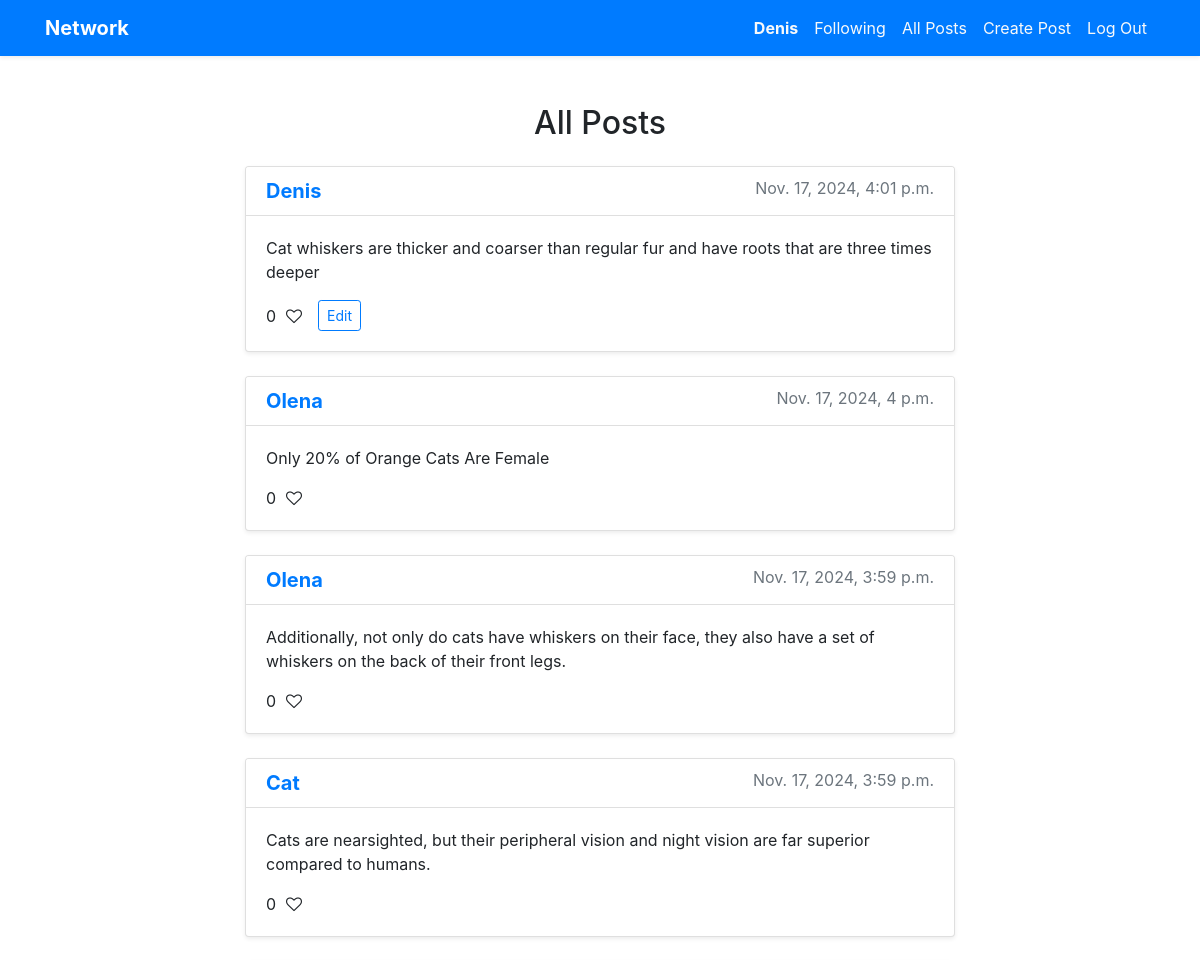
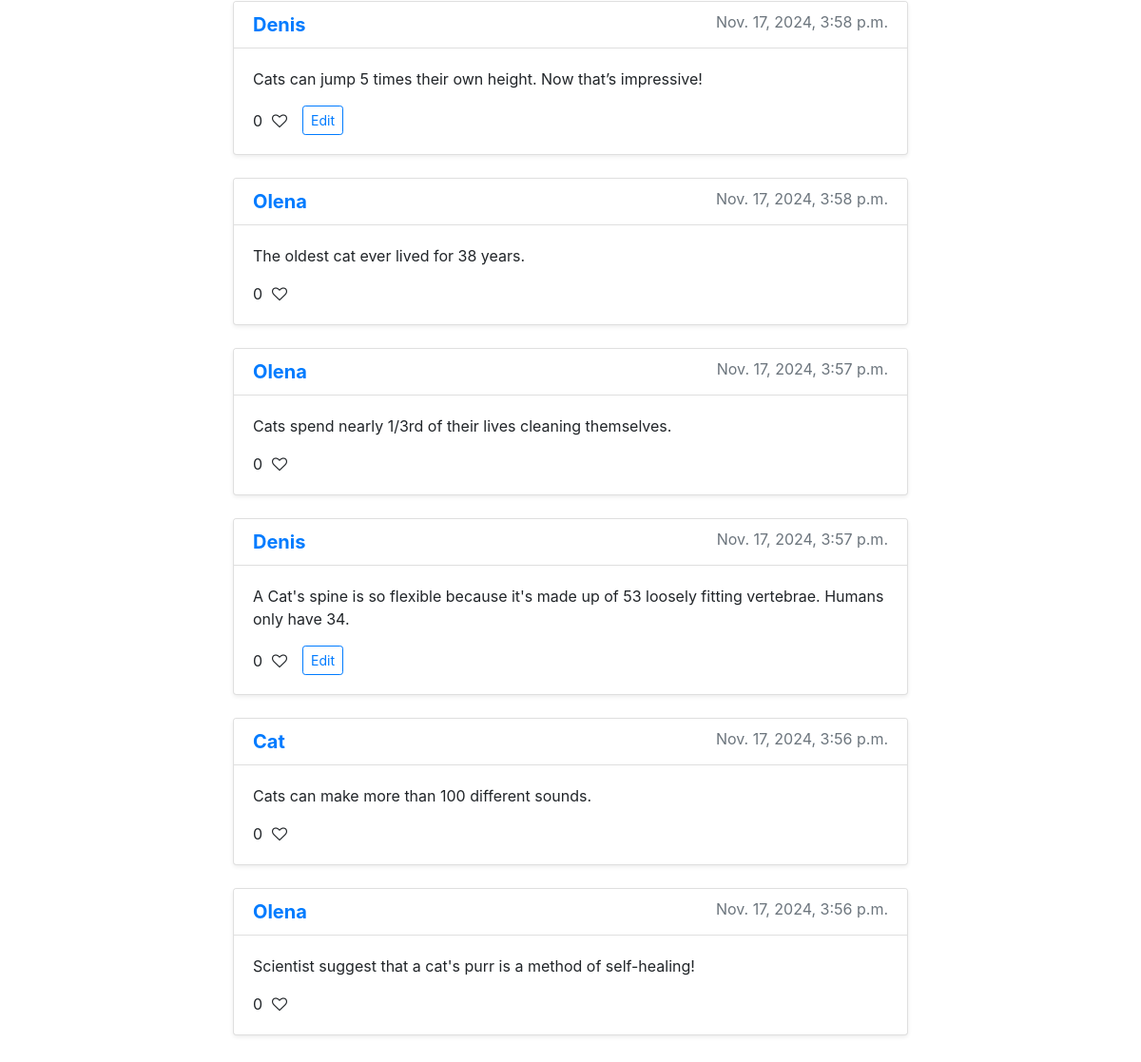
Screenshot of / (signed in) with the database file from the repository (2 pictures, top to bottom).
### network/models.py (models this page shows, shortened)
class User(AbstractUser):
    pass

class Post(models.Model):
    user = models.ForeignKey(User, on_delete=models.CASCADE, related_name="posts")
    content = models.TextField()
    timestamp = models.DateTimeField(auto_now_add=True)
    def like_count(self):
        return self.likes.count()

### network/views.py (the view)
# urls.py: path("", views.index, name="index"),
def index(request):
    posts_list = Post.objects.all().order_by("-timestamp")
    paginator = Paginator(posts_list, 10)
    page_number = request.GET.get('page')
    posts = paginator.get_page(page_number)
    liked_posts = [post.id for post in posts if post.likes.filter(user=request.user).exists()] if request.user.is_authenticated else []
    return render(request, "network/index.html", {
        "posts": posts,
        "liked_posts": liked_posts,
    })

### network/templates/network/index.html (shortened to what this page needs)
{% extends "network/layout.html" %}
{% load static %}
{% block body %}
    <div class="container mt-5">
        <h2 class="text-center mb-4">All Posts</h2>
        <div class="row justify-content-center">
            {% for post in posts %}
                <div class="col-md-8 post mb-4">
                    <div class="card shadow-sm">
                        <div class="card-header bg-white">
                            <h5 class="card-title mb-0">
                                <a href="{% url 'profile' post.user.id %}" class="text-primary font-weight-bold">
                                    {{ post.user.username }}
                                </a>
                                <small class="text-muted float-right">{{ post.timestamp }}</small>
                            </h5>
                        </div>
                        <div class="card-body">
                            <p id="post-content-{{ post.id }}" class="card-text">{{ post.content }}</p>
                            <div class="d-flex align-items-center mt-3">
                                <div class="like-section mr-3">
                                    <span id="like-count-{{ post.id }}" class="like-count">{{ post.like_count }}</span>
                                    <i class="fa {% if post.id in liked_posts %}fa-heart{% else %}fa-heart-o{% endif %} like-icon" data-post-id="{{ post.id }}"></i>
                                </div>
                                {% if user.is_authenticated and post.user == user %}
                                    <button class="btn btn-sm btn-outline-primary edit-button" data-post-id="{{ post.id }}">Edit</button>
                                {% endif %}
                            </div>
                        </div>
                    </div>
                </div>
            {% empty %}
                <div class="col-md-8">
                    <p class="text-center text-muted">No posts yet.</p>
                </div>
            {% endfor %}
        </div>
    </div>
{% endblock %}

### network/templates/network/layout.html (shortened to what this page needs)
{% load static %}
<!DOCTYPE html>
<html lang="en">
    <head>
        <link rel="stylesheet" href="https://stackpath.bootstrapcdn.com/bootstrap/4.4.1/css/bootstrap.min.css">
        <link href="{% static 'network/styles.css' %}" rel="stylesheet">
        <link rel="stylesheet" href="https://cdnjs.cloudflare.com/ajax/libs/font-awesome/4.7.0/css/font-awesome.min.css">
    </head>
    <body>
        <nav class="navbar navbar-expand-lg navbar-dark bg-primary shadow-sm">
            <div class="container">
                <a class="navbar-brand font-weight-bold" href="{% url 'index' %}">Network</a>
                <div class="collapse navbar-collapse" id="navbarNav">
                    <ul class="navbar-nav ml-auto">
                        {% if user.is_authenticated %}
                            <li class="nav-item">
                                <a class="nav-link text-light" href="{% url 'profile' user.id %}">
                                    <strong>{{ user.username }}</strong>
                                </a>
                            </li>
                            <li class="nav-item">
                                <a class="nav-link text-light" href="{% url 'following_posts' %}">Following</a>
                            </li>
                        {% endif %}
                        <li class="nav-item">
                            <a class="nav-link text-light" href="{% url 'all_posts' %}">All Posts</a>
                        </li>
                        {% if user.is_authenticated %}
                            <li class="nav-item">
                                <a class="nav-link text-light" href="{% url 'create_post' %}">Create Post</a>
                            </li>
                            <li class="nav-item">
                                <a class="nav-link text-light" href="{% url 'logout' %}">Log Out</a>
                            </li>
                        {% endif %}
                    </ul>
                </div>
            </div>
        </nav>
        <div class="container mt-5">
            {% block body %}
            {% endblock %}
        </div>
    </body>
</html>

### network/static/network/styles.css (style rules this page uses)
.like-section { display: flex; align-items: center; }
.like-icon { font-size: 24px; margin-left: 10px; cursor: pointer; transition: color 0.3s ease; }

### rows the page displays
User: username "Denis"
Post: user.username "Denis", timestamp "Nov. 17, 2024, 4:01 p.m.", content "Cat whiskers are thicker and coarser than regular fur and have roots that are three times deeper", like_count "0"
Post: user.username "Olena", timestamp "Nov. 17, 2024, 4 p.m.", content "Only 20% of Orange Cats Are Female", like_count "0"
Post: user.username "Olena", timestamp "Nov. 17, 2024, 3:59 p.m.", content "Additionally, not only do cats have whiskers on their face, they also have a set of whiskers on the back of their front legs.", like_count "0"
Post: user.username "Cat", timestamp "Nov. 17, 2024, 3:59 p.m.", content "Cats are nearsighted, but their peripheral vision and night vision are far superior compared to humans.", like_count "0"
Post: user.username "Denis", timestamp "Nov. 17, 2024, 3:58 p.m.", content "Cats can jump 5 times their own height. Now that’s impressive!", like_count "0"
Post: user.username "Olena", timestamp "Nov. 17, 2024, 3:58 p.m.", content "The oldest cat ever lived for 38 years.", like_count "0"
Post: user.username "Olena", timestamp "Nov. 17, 2024, 3:57 p.m.", content "Cats spend nearly 1/3rd of their lives cleaning themselves.", like_count "0"
Post: user.username "Denis", timestamp "Nov. 17, 2024, 3:57 p.m.", content "A Cat's spine is so flexible because it's made up of 53 loosely fitting vertebrae. Humans only have 34.", like_count "0"
Post: user.username "Cat", timestamp "Nov. 17, 2024, 3:56 p.m.", content "Cats can make more than 100 different sounds.", like_count "0"
Post: user.username "Olena", timestamp "Nov. 17, 2024, 3:56 p.m.", content "Scientist suggest that a cat's purr is a method of self-healing!", like_count "0"
